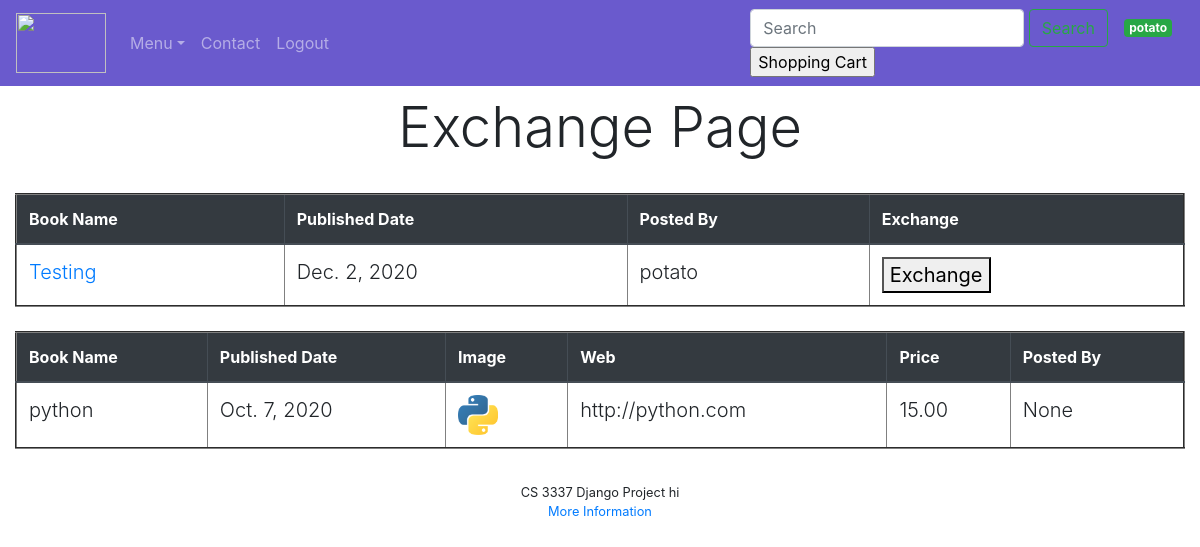
The app's page /exchange/1 (signed in) with its own data.
### bookMng/models.py (models this page shows, shortened)
class Book(models.Model):
    name = models.CharField(max_length=200)
    web = models.URLField(max_length=200)
    price = models.DecimalField(decimal_places=2, max_digits=6)
    publishdate = models.DateField(auto_now=True)
    picture = models.FileField(upload_to='bookEx/static/uploads')
    pic_path = models.CharField(max_length=300, editable=False, blank=True)
    username = models.ForeignKey(User, blank=True, null=True, on_delete=models.CASCADE)

### bookMng/views.py (the view, shortened to what this page needs)
# urls.py: path('exchange/<int:book_id>', views.exchange, name='exchange'),
@login_required(login_url=reverse_lazy('login'))
def exchange(request, book_id):
    book = Book.objects.get(id=book_id)
    books = Book.objects.filter(username=request.user)
    book.pic_path = book.picture.url[14:]
    return render(request,
                  'bookMng/exchange.html',
                  {
                      'item_list': MainMenu.objects.all(),
                      'book': book,
                      'books': books,
                  })

### bookEx/templates/bookMng/exchange.html (shortened to what this page needs)
{% extends "base.html" %}
{% load static %}
{% block content %}
<div class="container-fluid">
    <div class="container " align="center">
        <div>
            <h1 align="center" class="display-4 mx-auto my-auto px-3 py-2"> Exchange Page </h1>
        </div>
    </div>
    <form action="{% url 'exchange' %}/{{ book.id }}" method="post">
         <table class="table table-hover mx-auto my-4" id="my-books-table" align="center" border="2" width="800">
                <thead class="thead-dark">
                <tr>
                    <th scope="col"> Book Name</th>
                    <th scope="col"> Published Date</th>
                    <th scope="col">Posted By</th>
                    <th scope="col">Exchange</th>
                </tr>
                </thead>
                {% for book in books %}
                    <tr>
                        <td class="lead">
                            <a href="book_detail/{{ book.id }}" align="">
                                {{ book.name }}
                            </a>
                        </td>
                        <td class="lead">{{ book.publishdate }}</td>
                        <td class="lead">
                            {{ book.username }}
                        </td>
                        <td class="lead">
                            <button type="submit" name="exchange" value="{{ book.id }}">Exchange</button>
                        </td>
                    </tr>
                {% endfor %}
         </table>
    </form>
    <table class="table table-hover mx-auto my-4" id="other-user-table" align="center" border="2" width="800">
        <thead class="thead-dark">
            <tr>
                <th scope="col">Book Name</th>
                <th scope="col">Published Date</th>
                <th scope="col">Image</th>
                <th scope="col">Web</th>
                <th scope="col">Price</th>
                <th scope="col">Posted By</th>
            </tr>
        </thead>
        <tr>
            <td class="lead">{{ book.name }}</td>
            <td class="lead">{{ book.publishdate }}</td>
            <td class="lead"><img src="{% static book.pic_path %}" width="40" height="40" alt=""></td>
            <td class="lead">{{ book.web }}</td>
            <td class="lead">{{ book.price }}</td>
            <td class="lead">{{ book.username }}</td>
        </tr>
    </table>
</div>
{% endblock content %}

### bookEx/templates/base.html (shortened to what this page needs)
{% load static %}
<!DOCTYPE html>
<html lang="en">
<head>
    <link rel="stylesheet" href="https://cdn.jsdelivr.net/npm/bootstrap@4.5.3/dist/css/bootstrap.min.css"
>
    <link href="{% static 'main.css' %}" rel="stylesheet" type="text/css">
</head>
<body>
<header>
    <nav class="navbar navbar-expand-md navbar-dark sticky-top align-baseline" style="background-color: #6A5ACD;">
        <a class="navbar-brand" href="{% url 'index' %}"><img src="{% static 'logo.jpg' %}" width="90"
                                                              height="60" alt=""></a>
        <div class="collapse navbar-collapse justify-content-between" id="navbarCollapse">
            <ul class="navbar-nav mr-auto">
                <li class="nav-item dropdown">
                    <a class="nav-link dropdown-toggle" href="#" id="dropdown01" data-toggle="dropdown"
                       aria-haspopup="true" aria-expanded="false">Menu</a>
                <li><a class="nav-link" href="{% url 'contact' %}?next=/">Contact</a></li>
                <li class="nav-item">
                    {% if user.is_authenticated %}
                        <a class="nav-link" href="{% url 'logout' %}?next=/">Logout</a>
                    {% else %}
                        <a class="nav-link" href="{% url 'login' %}?next=/">Login</a>
                    {% endif %}
                </li>
            </ul>
            <form class="form-inline ml-auto" action="{% url 'searchresult' %}" method="get">
                <div class="md-form my-0">
                    <input class="form-control" name="query" type="text" placeholder="Search" aria-label="Search"
                </div>
                <button href="#!" class="btn btn-outline-success my-2 my-sm-0" type="submit">Search</button>
            </form>
            {% if user.is_authenticated %}
                <span class="badge badge-success"
                      style="margin-left: 1em; margin-right: 1em;">{{ user.username }}</span>
            {% else %}
                <span class="badge badge-secondary" style="margin-left: 1em; margin-right: 1em;">Not Logged In </span>
            {% endif %}
             <form action="http://127.0.0.1:8000/shoppingcart">
    <input type="submit" value="Shopping Cart" />
</form>
        </div>
    </nav>
</header>
<div id="">
    <section id="">
        {% block content %}{% endblock content %}
    </section>
    <footer id="footer">
        CS 3337 Django Project hi
        <br> <a href="http://127.0.0.1:8000/return_policy">More Information</a>
    </footer>
</div>
</body>
</html>

### bookEx/static/main.css (style rules this page uses)
#footer { text-align: center; font-size: 0.8em; margin-top: 5px; padding-top: 10px; clear: both; }

### records on screen
Book: name "Testing", publishdate "Dec. 2, 2020", username "potato", {{ book.id }} 6 (drawn)
Book: name "python", publishdate "Oct. 7, 2020", web "http://python.com", price "15.00", username "None"

### other values on screen
{{ user.username }} "potato"
